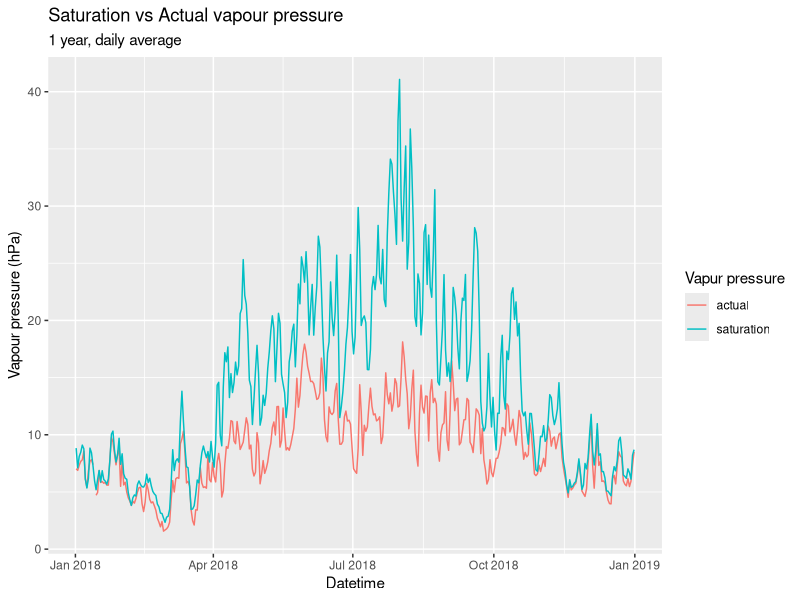
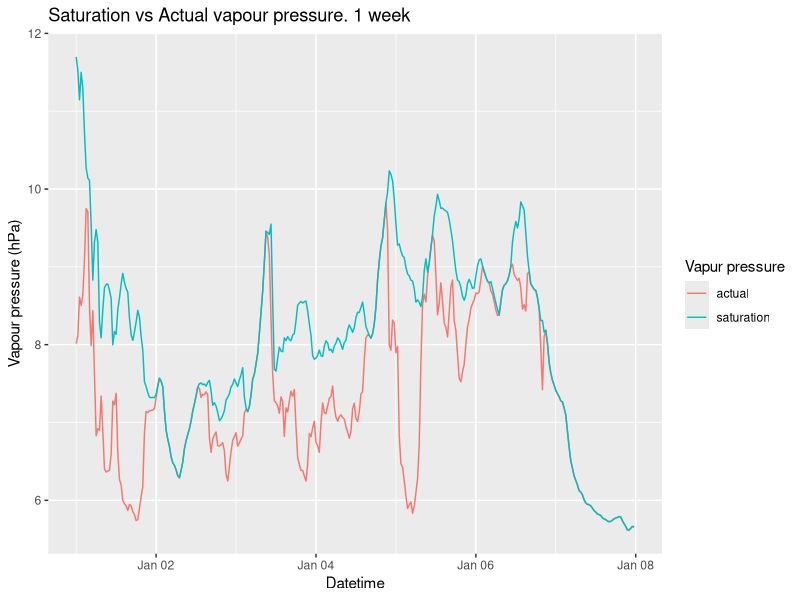
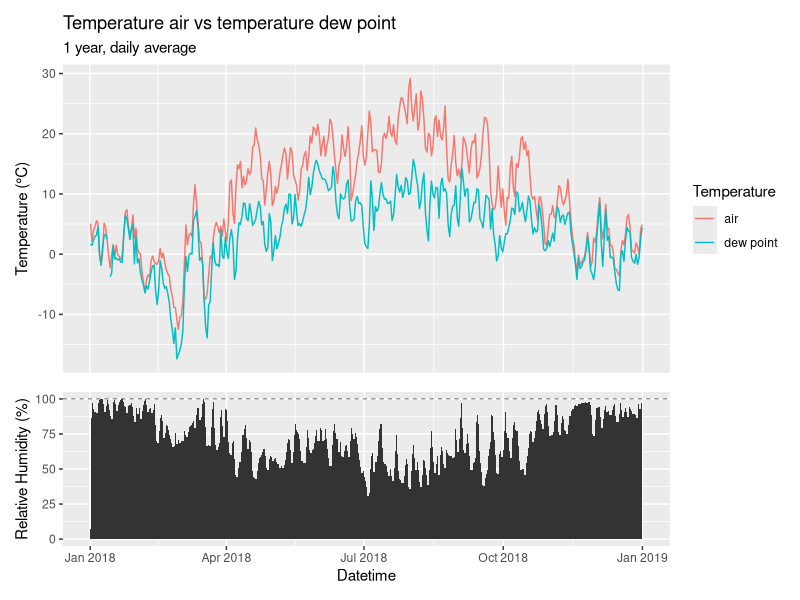
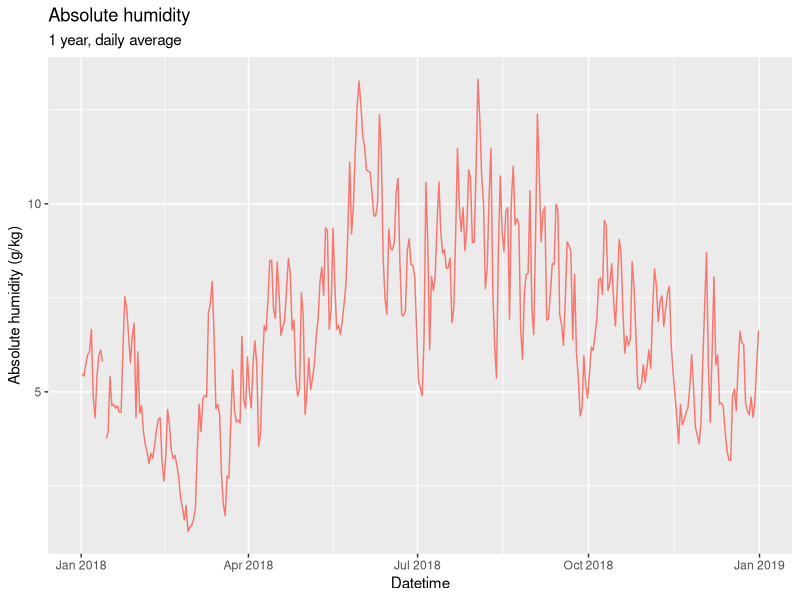
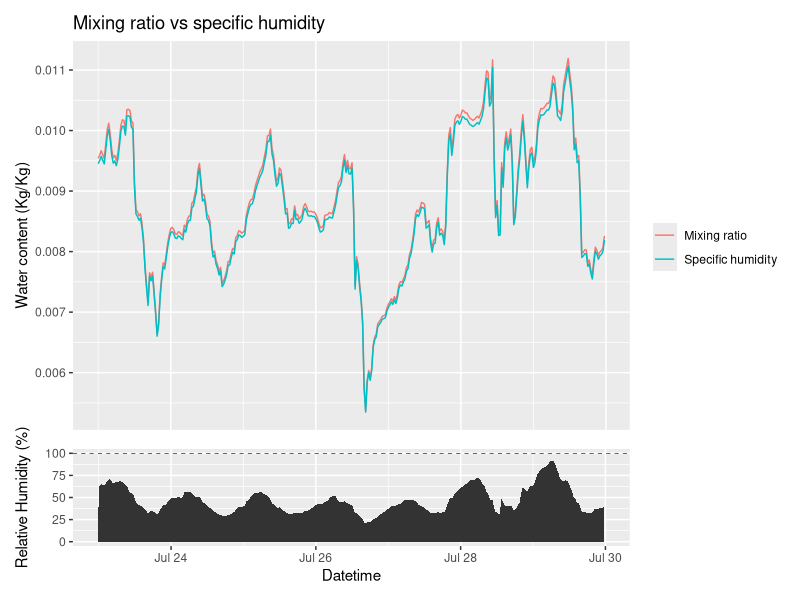
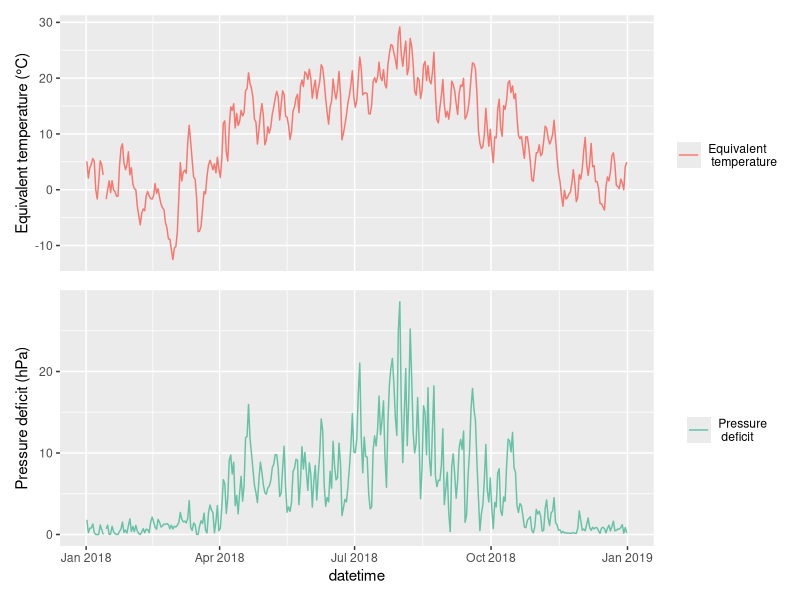

Write R code to recreate these figures, in order.
## ---- chunk 1
library(tidyverse)
library(lubridate)
library(patchwork)
library(scales)
## ---- chunk 2
hum <- read_csv("../Data_lectures/4_air_humidity/04_Air_humidity_TA_RH_PA_NP_Hainich.csv")
names(hum) <- c("datetime", "ta", "rh", "pa")
## ---- chunk 3
c2k <- function(c) c + 273.15
k2c <- function(k) k - 273.15

Rv <- 461.47 # J K -1 kg -1 ] - gas constant of water vapour
get_es <-  function(ta)  6.1078 * exp((17.08085 * ta) / (234.175 + ta))
get_td <- function(e_a) ((log(e_a) - log(6.1708)) * 234.17) / (17.08085 - log(e_a) + log(6.1078))
get_rh <- function(e_a, e_s) e_a/e_s * 100
rh2ea <- function(rh, e_s) rh/100 * e_s

# need to convert e_a from hPa to Pa and the temperature to degrees Kelvin
# convert the output in g/Kg 
get_abs_hum <- function(e_a, ta) (e_a * 100 / (Rv * c2k(ta)) ) * 1000

#here there is no need to convert to Pa because the pressures is present both at numerator and denomiator
get_spec_hum <- function(e_a, p) 0.622 * e_a / (p - 0.378 * e_a) 
get_mix_ratio <- function(e_a, p) 0.622 * e_a / (p - e_a)


get_p_def <- function(ea, es) es - ea
get_t_eq <- function(ta, mix_ratio) k2c(c2k(ta) + 2.5 * mix_ratio)

# utility func for plotting
remove_x_axis <- function() theme(
    axis.text.x = element_blank(),
    axis.title.x = element_blank(),
    axis.ticks.x = element_blank()
  )
## ---- chunk 4
hum <- mutate(hum,
    es = get_es(ta),
    ea = rh2ea(rh, es),
    td = get_td(ea),
    abs_hum = get_abs_hum(ea, ta),
    spec_hum = get_spec_hum(ea, pa),
    mix_ratio = get_mix_ratio(ea, pa),
    p_def = get_p_def(ea, es),
    t_eq = get_t_eq(ta, mix_ratio)
  )

hum_d <- hum %>%
  group_by(week=yday(datetime)) %>%
  summarize_all(mean, na.rm=T)

hum_w <- hum %>%
  group_by(week=week(datetime)) %>%
  summarize_all(mean, na.rm=T)
## ---- chunk 5
head(hum)
## ---- chunk 6
hum_d %>%
  gather("type", "val", es, ea) %>%
  ggplot(aes(datetime, val, colour=type))+
    geom_line()+
  labs(title="Saturation vs Actual vapour pressure", x="Datetime", y="Vapour pressure (hPa)", colour="Vapur pressure", subtitle = "1 year, daily average") +
  scale_color_discrete(labels=c("actual", "saturation"))
## ---- chunk 7
hum %>%
  filter(week(datetime) ==1) %>%
  gather("type", "val", es, ea) %>%
  ggplot(aes(datetime, val, colour=type))+
    geom_line()+
  labs(title="Saturation vs Actual vapour pressure. 1 week", x="Datetime", y="Vapour pressure (hPa)", colour="Vapur pressure") +
  scale_color_discrete(labels=c("actual", "saturation"))
## ---- chunk 8
p_td <- hum_d %>%
  gather("type", "val", ta, td) %>%
  ggplot(aes(datetime, val, colour=type))+
    geom_line()+
  labs(title="Temperature air vs temperature dew point", x="Datetime", y="Temperature (°C)", colour="Temperature", subtitle = "1 year, daily average") +
  scale_color_discrete(labels=c("air", "dew point")) +
  remove_x_axis()

p_rh <- ggplot(hum_d, aes(datetime, rh))+
    geom_area() +
  geom_hline(yintercept = 100, linetype="dashed", size=.2) +
  labs(y="Relative Humidity (%)", x="Datetime")

p_td / p_rh +
  plot_layout(heights = c(4, 2))
## ---- chunk 9
hum_d %>%
  ggplot(aes(datetime, abs_hum))+
    geom_line(colour=hue_pal()(1)) +
  labs(title="Absolute humidity", x="Datetime", y="Absolute humidity (g/kg)", subtitle = "1 year, daily average")
## ---- chunk 10
( hum %>%
  filter(week(datetime) ==30) %>%
  gather("type", "val", spec_hum, mix_ratio) %>%
  ggplot(aes(datetime, val, colour=type))+
    geom_line() +
  labs(y="Water content (Kg/Kg)", colour="", title="Mixing ratio vs specific humidity") +
    scale_color_discrete(labels=c("Mixing ratio", "Specific humidity")) +
    remove_x_axis()) +

  (hum %>%
  filter(week(datetime) ==30) %>%
  ggplot(aes(datetime, rh))+
    geom_area() +
  geom_hline(yintercept = 100, linetype="dashed", size=.2) +
  labs(y="Relative Humidity (%)", x="Datetime") ) +

  plot_layout(heights = c(4, 1))
## ---- chunk 11
cor(hum$mix_ratio-hum$spec_hum, hum$rh, "pairwise.complete.obs")
## ---- chunk 12
(hum_d %>%
  ggplot(aes(datetime, t_eq, colour="Equivalent\n temperature"))+
    geom_line() +
    labs(y="Equivalent temperature (°C)", colour="")  +
    remove_x_axis()
) /
(hum_d %>%
   ggplot(aes(datetime, p_def, colour="Pressure\n deficit")) +
   geom_line() +
   scale_colour_brewer(palette = "Set2") +
   labs(y="Pressure deficit (hPa)", colour="")
 )
